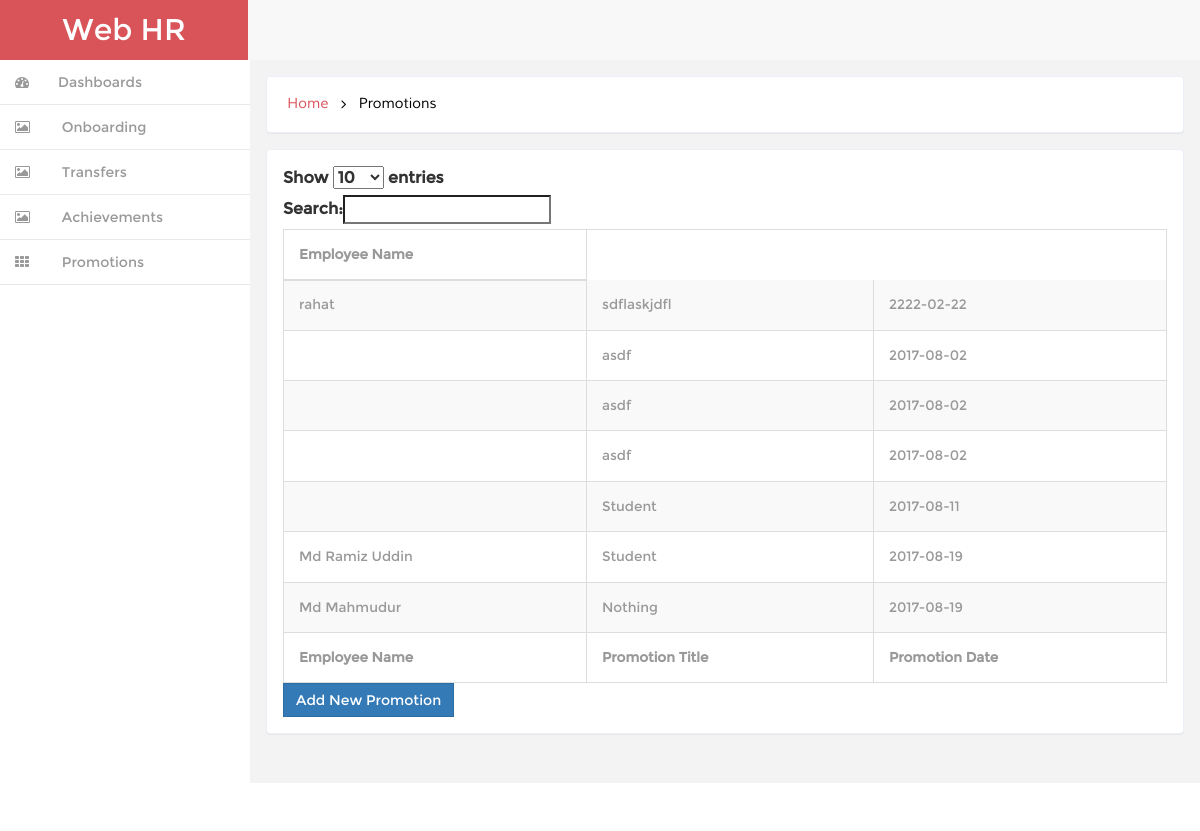
Screenshot of /all_promotion.php with the database file from the repository.
### tables this page shows
CREATE TABLE `tbl_promotion` (
  `id` int(10) NOT NULL,
  `fullName` varchar(255) NOT NULL,
  `promotionTitle` varchar(255) NOT NULL,
  `promotionDate` date NOT NULL
);

### classes/Dbconf.php (called while the page is built, shortened)
<?php
class Dbconf {
    public function __construct() {
        try{
            $this->db_con = new PDO("mysql:host=localhost;dbname=web_hr","root","");
        } catch (PDOException $ex) {
            echo 'Connection error occure'.$ex;
        }
    }
}

### classes/Superadmin.php (called while the page is built, shortened)
<?php
include_once 'Dbconf.php';
class Superadmin extends Dbconf{
public function view_all_promotion_info(){
  $query = "SELECT * FROM  tbl_promotion";
  $statment = $this->db_con->query($query);
  return $statment;
}
}

### all_promotion.php (the view, shortened to what this page needs)
<?php
	include_once 'include/header.php';
	include 'classes/Superadmin.php';
      $obj_sup = new Superadmin();
      $statment=$obj_sup->view_all_promotion_info();
?>
	   <link href="https://cdn.datatables.net/1.10.15/css/dataTables.bootstrap.min.css" rel='stylesheet' type='text/css' />
	   <div id="page-wrapper" class="gray-bg dashbard-1">
       <div class="content-main">
		     <div class="banner">
		    	<h2>
				<a href="index.html">Home</a>
				<i class="fa fa-angle-right"></i>
				<span>Promotions</span>
				</h2>
		    </div>
 	<div class="blank">
			<div class="blank-page">
	        	<table id="example" class="table table-striped table-bordered" cellspacing="0" width="100%">
			        <thead>
			            <tr>
                 			<th>Employee Name</th>
			        </thead>
			        <tfoot>
			            <tr>
                 			<th>Employee Name</th>
                      		<th>Promotion Title</th>
                      		<th>Promotion Date</th>
			        </tfoot>
			        <tbody>
			        <?php while($row = $statment->fetch(PDO::FETCH_ASSOC)) {?>
            			<tr>
                			<td><?php echo $row['fullName']; ?></td>
                			<td><?php echo $row['promotionTitle']; ?></td>
                			<td><?php echo $row['promotionDate']; ?></td>
            			</tr>
            		<?php } ?>
			        </tbody>
			    </table>
			    <div>
                        <a class="btn btn-primary" href="promotion.php" role="button">Add New Promotion</a>
                 </div>
	        </div>
	       </div>
 <?php include_once 'include/footer.php';?>

### css/style.css (style rules this page uses)
h4, h5, h6, h1, h2, h3 { margin: 0; }
html, body { font-family:'Montserrat-Regular'; font-size: 100%; background:#F3F3F4; overflow-x: hidden; }
body a { transition:0.5s all; -webkit-transition:0.5s all; -moz-transition:0.5s all; -o-transition:0.5s all; -ms-transition:0.5s all; }
@media (min-width: 768px) { #page-wrapper { position: inherit; margin: 0 0 0 240px; min-height: 1000px; } }
.content-main { background-color: #F3F3F4; padding-top: 1em; }
.banner { background: #fff; display: block; margin: 0em 1em ; padding:1em; border: 1px solid #ebeff6; border-color: #ebeff6; border-radius: 4px; -webkit-border-radius: 4px; -o-border-radius: 4px; -moz-border-radius: 4px; -ms-border-radius: 4px; -webkit-box-shadow: 0 1px 1px rgba(0,0,0,.05); box-shadow: 0 1px 1px rgba(0,0,0,.05); }
.banner h2 { font-size:0.9em; }
.banner h2 a { color:#D95459; text-decoration:none; font-family: 'Muli-Regular'; padding:0.3em ; }
.banner h2 span { color:#000; font-family: 'Muli-Regular'; padding:0.3em ; }
.banner h2 i { color:#000; vertical-align:middle; padding:0.3em ; }
.blank { padding: 1em; min-height: 650px; }
.blank-page { padding: 1em; background: #fff; border: 1px solid #ebeff6; border-radius: 4px; -webkit-border-radius: 4px; -o-border-radius: 4px; -moz-border-radius: 4px; -ms-border-radius: 4px; -webkit-box-shadow: 0 1px 1px rgba(0,0,0,.05); box-shadow: 0 1px 1px rgba(0,0,0,.05); }
.btn { border-radius: 0px; outline: none; }
.table td, .table>tbody>tr>td, .table>tbody>tr>th, .table>tfoot>tr>td, .table>tfoot>tr>th, .table>thead>tr>td, .table>thead>tr>th { padding: 15px !important; font-size: 0.85em; color: #999; border-top: none !important; }
.table { margin-bottom: 0; }

### css/custom.css (style rules this page uses)
#page-wrapper { min-height: 568px; }
@media (min-width:768px) { #page-wrapper { position: inherit; margin: 0 0 0 250px; } }

### rows the page displays
tbl_promotion: fullName "rahat", promotionTitle "sdflaskjdfl", promotionDate "2222-02-22"
tbl_promotion: promotionTitle "asdf", promotionDate "2017-08-02"
tbl_promotion: promotionTitle "asdf", promotionDate "2017-08-02"
tbl_promotion: promotionTitle "asdf", promotionDate "2017-08-02"
tbl_promotion: promotionTitle "Student", promotionDate "2017-08-11"
tbl_promotion: fullName "Md Ramiz Uddin", promotionTitle "Student", promotionDate "2017-08-19"
tbl_promotion: fullName "Md Mahmudur", promotionTitle "Nothing", promotionDate "2017-08-19"
